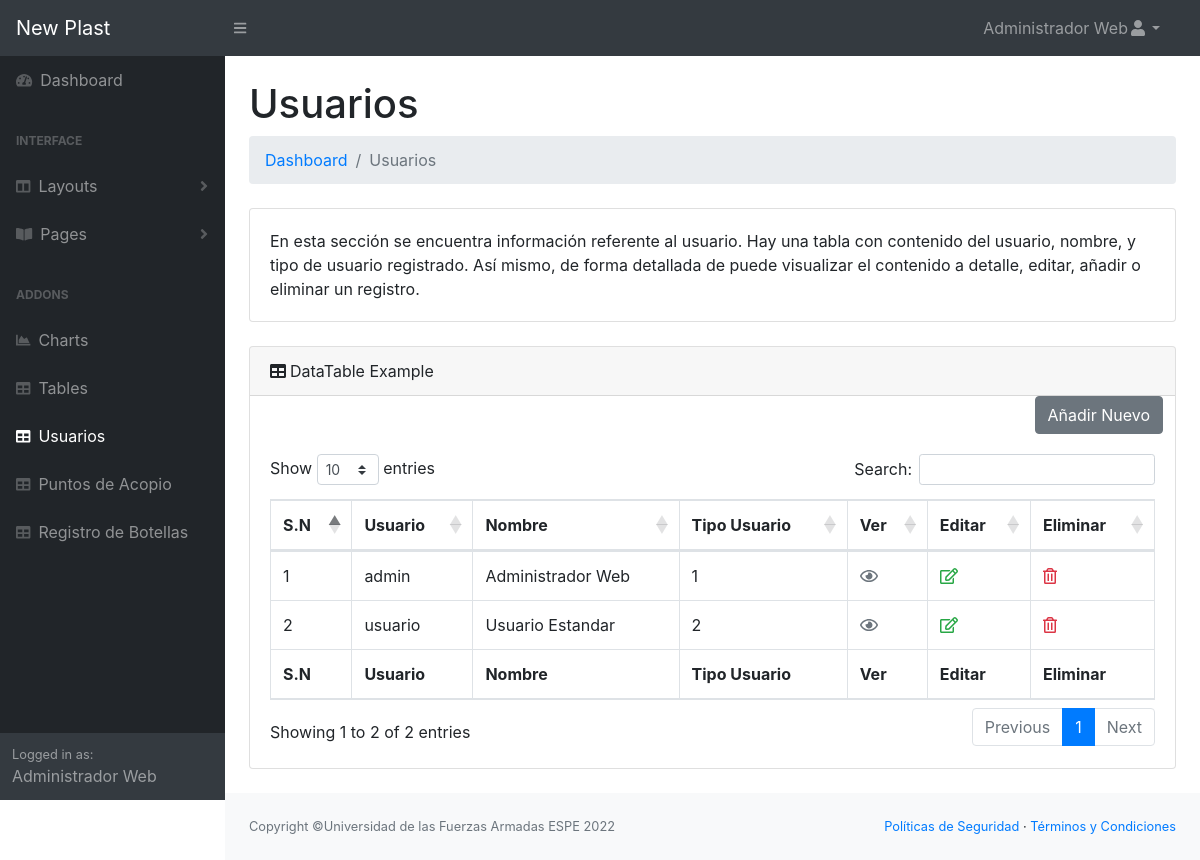
Page /sistema/usuarios.php (signed in) on the committed database.
### tables this page shows
CREATE TABLE IF NOT EXISTS `usuarios` (
  `id` int(11) NOT NULL AUTO_INCREMENT,
  `usuario` varchar(40) NOT NULL,
  `password` varchar(50) NOT NULL,
  `nombre` varchar(80) NOT NULL,
  `tipo_usuario` int(11) NOT NULL,
  PRIMARY KEY (`id`)
);

### sistema/usuarios.php (the view, shortened to what this page needs)
<!DOCTYPE html>
<html lang="en">
    <head>
		<link href="css/styles.css" rel="stylesheet" />
		<link href="css/estilo1.css" rel="stylesheet" />
		<link href="https://cdn.datatables.net/1.10.20/css/dataTables.bootstrap4.min.css" rel="stylesheet" />
	</head>
	<body class="sb-nav-fixed">
		<?php
			include('partials/header.php');
		?>
		<div id="layoutSidenav">
			<?php
				include('partials/sidebar.php');
			?>
			<div id="layoutSidenav_content">
				<main>
					<div class="container-fluid">
						<h1 class="mt-4">Usuarios</h1>
						<ol class="breadcrumb mb-4">
							<li class="breadcrumb-item"><a href="principal.php">Dashboard</a></li>
							<li class="breadcrumb-item active">Usuarios</li>
						</ol>
						<div class="card mb-4">
							<div class="card-body">En esta sección se encuentra información referente al usuario.
								Hay una tabla con contenido del usuario, nombre, y tipo de usuario
								registrado. Así mismo, de forma detallada de puede visualizar el contenido a detalle, editar,
								añadir o eliminar un registro.</div>
						</div>
						<div class="card mb-4">
							<div class="card-header"><i class="fas fa-table mr-1"></i>DataTable Example</div>
							<div class="col text-right">
                                <a href="editar_usuario.php?" class="btn btn-secondary content-link1">Añadir Nuevo </a>
                            </div>
							<div class="card-body">
								<div class="table-responsive">
									<table class="table table-bordered" id="dataTable" width="100%" cellspacing="0">
										<thead>
											<tr>
												<th>S.N</th>
												<th>Usuario</th>
												<th>Nombre</th>
												<th>Tipo Usuario</th>
												<th>Ver</th>
                                                <th>Editar</th>
                                                <th>Eliminar</th>
											</tr>
										</thead>
										<tfoot>
											<tr>
												<th>S.N</th>
												<th>Usuario</th>
												<th>Nombre</th>
												<th>Tipo Usuario</th>
												<th>Ver</th>
                                                <th>Editar</th>
                                                <th>Eliminar</th>
											</tr>
										</tfoot>
										<tbody>
											<?php
											require_once('conexion.php');
											$sql1="SELECT * FROM usuarios ORDER BY id ASC";
											$res1= $mysqli->query($sql1);
											if($res1->num_rows>0)
											{$i=1;
											while($data = $res1->fetch_assoc()) { ?>
												<tr>
													<td><?php echo $i; ?></td>
													<td><?php echo $data['usuario']; ?></td>
													<td><?php echo $data['nombre']; ?></td>
													<td><?php echo $data['tipo_usuario']; ?></td>
													<td><a href="ver_usuarios.php?view=<?php echo $data['id']; ?>" class="text-secondary content-link1"><i class='far fa-eye'></i></a></td>
                                                    <td><a href="editar_usuario.php?edit=<?php echo $data['id']; ?>" class="text-success content-link1"><i onclick="cargar()" class=' far fa-edit'></i></a></td>
													<td><a href="javascript:void(0)" class="text-danger delete" name="usuarios" id="<?php echo $data['id']; ?>"><i class='far fa-trash-alt'></i></a></td>
												</tr>
											<?php
											$i++;}
										 } ?>
										</tbody>
									</table>
								</div>
								</div>
								</div>
											</div>
					</main>
				<?php
				include('partials/footer.php');
				?>
	</body>
</html>

### rows in the picture
usuarios: usuario "admin", nombre "Administrador Web", tipo_usuario "1"
usuarios: usuario "usuario", nombre "Usuario Estandar", tipo_usuario "2"

### other values in the picture
$nombre "Administrador Web"
$_SESSION['nombre'] "Administrador Web"
